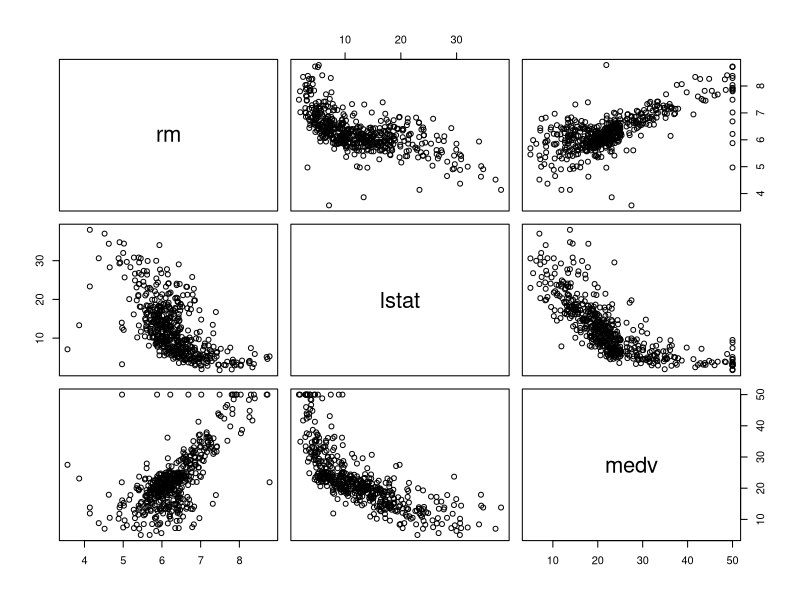
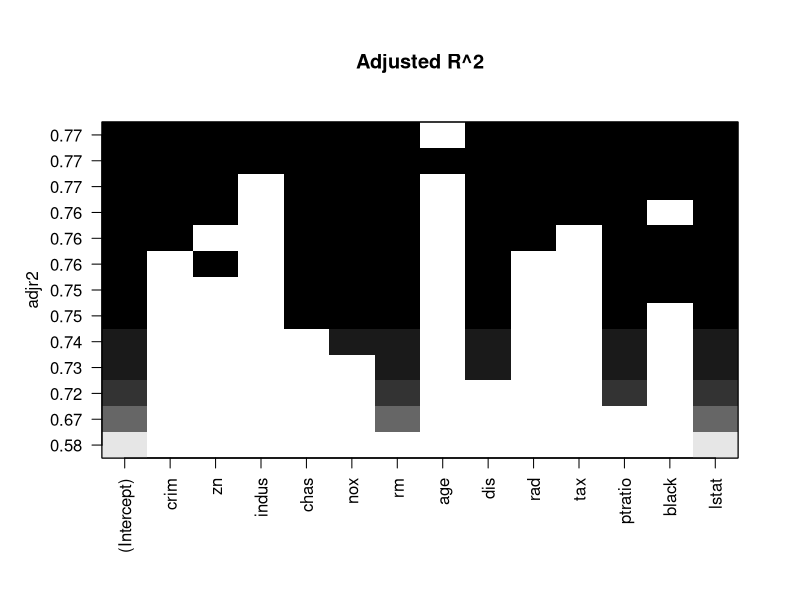
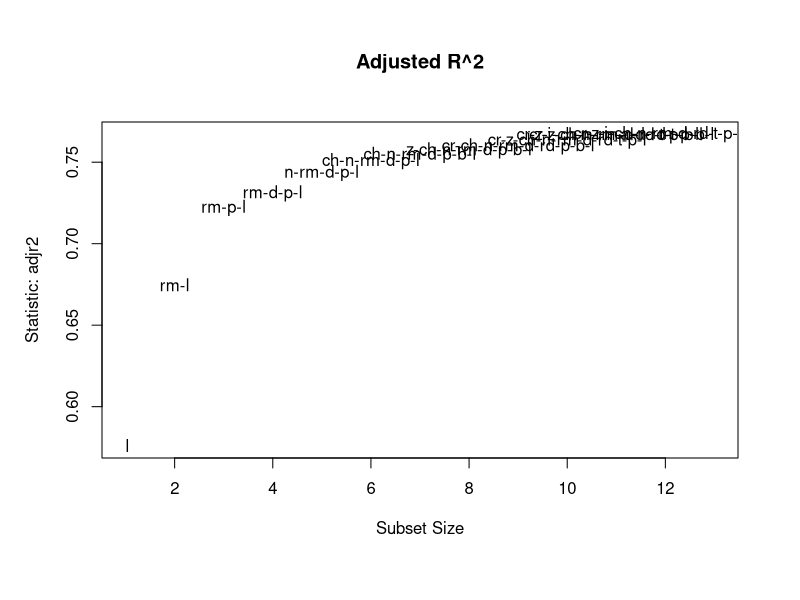

Here is the R script that generated these plots, in order: (Note: this script raises an error after producing the figures.)
### Load packages and data
library(tidyverse)
library(MASS)
library(caret)
library(corrplot)
library(leaps)
library(car)

data(Boston)

### Examine structure of Boston data set
str(Boston)

###---------------------------------------------------------------------------
###---------------------------------------------------------------------------
###------- Analytic Approach -------------------------------------------------
###---------------------------------------------------------------------------
###---------------------------------------------------------------------------


### Determine the two variables with the highest correlation to medv
corMat <- cor(Boston)
corPairs <- as.data.frame(as.table(corMat))

sorted <- 
  corPairs %>%
    dplyr::filter(Var1 %in% "medv") %>%
      dplyr::mutate(absFreq = abs(Freq)) %>%
        dplyr::arrange(absFreq)

pairs(Boston[names(Boston) %in% c("medv", "lstat", "rm")])

###---------------------------------------------------------------------------
###---------------------------------------------------------------------------
###------- Custom Functions --------------------------------------------------
###---------------------------------------------------------------------------
###---------------------------------------------------------------------------

performanceSummary <- function(lm_mod){
  rs <- summary(lm_mod)$r.squared
  ars <- summary(lm_mod)$adj.r.squared
  mse <- summary(lm_mod)$sigma
  
  res <- data.frame(r_squared = rs, adj_r_squared = ars, MSE = mse)
  
  res
}

###---------------------------------------------------------------------------
###---------------------------------------------------------------------------
###------- Results -----------------------------------------------------------
###---------------------------------------------------------------------------
###---------------------------------------------------------------------------

# create testing and validation data sets
train_index <- createDataPartition(Boston$medv, p = 0.75, list = FALSE)
trainset <- Boston[train_index, ]
testset <- Boston[-train_index, ]


##### perform best subsets analysis
regsubsets.out <-
  regsubsets(medv ~ .,
             data = trainset,
             nbest = 1,       # 1 best model for each number of predictors
             nvmax = NULL,    # NULL for no limit on number of variables
             force.in = NULL, force.out = NULL,
             method = "exhaustive")
regsubsets.out

summary.out <- summary(regsubsets.out)
as.data.frame(summary.out$outmat)
plot(regsubsets.out, scale = "adjr2", main = "Adjusted R^2")

## Adjusted R2
res.legend <-
  subsets(regsubsets.out, statistic="adjr2", legend = FALSE, min.size = 1, main = "Adjusted R^2")

summary.out$adjr2

# the best compromise of R^2 and complexity is the model with 7 variables
# crim, nox, rm, dis, ptratio, black, lstat
lm.best_subsets <- lm(medv ~ zn + chas + nox + rm + dis + ptratio + lstat, data = testset)
performanceSummary(lm_mod = lm.best_subsets)


##### LASSO variable selection
lasso_grid <- expand.grid(fraction = seq(.05, 1, length = 20))
lasso_model <- train(medv ~ .,
                    data = trainset,
                    method = "lasso",
                    preProcess = c("center", "scale"),
                    tuneGrid = lasso_grid,
                    trControl = trainControl(method= "cv", selectionFunction = "oneSE"))
lasso_model
lasso_model$finalModel$beta.pure[8, ]
lasso_pred <- predict(lasso_model, testset)
postResample(pred = lasso_pred,  obs = testset$medv)

# crim, rm, dis, tax, ptratio, black, lstat
lm.lasso <- lm(medv ~ crim + rm + dis + tax + ptratio + black + lstat, data = testset)
performanceSummary(lm.lasso)
postResample(pred = predict(lm.lasso, testset),  obs = testset$medv)

# fine tune lm.best_subsets
lm.best_subsets <- lm(medv ~ zn + chas + nox + rm + dis + ptratio + lstat, data = trainset)

## linearity considerations
boston_long <- 
  Boston[, c("medv", "zn", "chas", "nox", "rm", "dis", "ptratio", "lstat")] %>%
    tidyr::gather("var", "value", -1)

xyPlots <- boston_long %>%
            ggplot(aes(x = value, y = medv)) +
              geom_point() + 
                facet_wrap(~var, scales = "free")

# dis, lstat, nox all appear to have signs of non-linearity 
lm.best_subsets_poly <- lm(medv ~ zn + chas + poly(nox, 3) + rm + poly(dis, 3) + ptratio + poly(lstat, 3), data = trainset)
performanceSummary(lm.best_subsets_poly)

# lstat has a significant quadratic term
lm.best_subsets_poly <- lm(medv ~ zn + chas + nox + rm + dis + ptratio + poly(lstat, 2), data = trainset)
lm.best_subsets_poly_test <- lm(medv ~ zn + chas + nox + rm + dis + ptratio + poly(lstat, 2), data = testset)
performanceSummary(lm.best_subsets_poly_test)




## multicollinearity considerations
preds <- data.frame(zn = Boston$zn,
                    chas = Boston$chas,
                    nox = Boston$nox,
                    rm = Boston$rm,
                    dis = Boston$dis,
                    ptratio = Boston$ptratio,
                    lstat_poly1 = poly(Boston$lstat, 2)[, 1],
                    lstat_poly2 = poly(Boston$lstat, 2)[, 2])
                
corrplot::corrplot(cor(preds),
                   order = "hclust",
                   type = "lower")

# dis and nox have high correlation, as do rm and lstat_poly1
lm.best_subsets_poly_int1 <- lm(medv ~ zn + chas + nox + rm + dis + ptratio + poly(lstat, 2) + dis*nox, data = testset)
performanceSummary(lm.best_subsets_poly_int1)

lm.best_subsets_poly_int2 <- lm(medv ~ zn + chas + nox + rm + dis + ptratio + rm*poly(lstat, 2), data = trainset)
lm.best_subsets_poly_int2_test <- lm(medv ~ zn + chas + nox + rm + dis + ptratio + rm*poly(lstat, 2), data = testset)

performanceSummary(lm.best_subsets_poly_int2_test)


###---------------------------------------------------------------------------
###---------------------------------------------------------------------------
###------- Final Model -------------------------------------------------------
###---------------------------------------------------------------------------
###---------------------------------------------------------------------------

lm.final_model <- lm(medv ~ chas + nox + rm + dis + ptratio + poly(lstat, 2), data = Boston)

lm.final_model <- lm(sqrt(medv) ~ chas + nox + rm + log(dis) + ptratio + poly(lstat, 2), data = Boston)
performanceSummary(lm.final_model)


plot(lm.final_model$fitted.values, sqrt(Boston$medv), 
     xlab = "Fitted Values",
     ylab = "Square Root of Median House Price ($1000s)",
     main = "Final Model Fit")


plot(Boston$lstat, sqrt(Boston$medv),
     xlab = "lstat",
     ylab = "Square Root of Median House Price ($1000s)",
     main = "Potential Non-linearity of relationship between \n ltstat and median house value")




par(mfrow = c(2,2))
plot(lm.final_model)
dev.off()



summary(lm.final_model)

###---------------------------------------------------------------------------
###---------------------------------------------------------------------------
###------- Error Analysis ----------------------------------------------------
###---------------------------------------------------------------------------
###---------------------------------------------------------------------------

# Multicollinearity
corrplot::corrplot(cor(Boston[, -4]),
                   order = "hclust",
                   type = "lower")

vif(lm.best_subsets)

## linearity considerations
boston_long <- 
  Boston[, c("medv", "zn", "chas", "nox", "rm", "dis", "ptratio", "lstat")] %>%
  tidyr::gather("var", "value", -1)

xyPlots <- boston_long %>%
  ggplot(aes(x = value, y = medv)) +
  geom_point() + 
  facet_wrap(~var, scales = "free")

# dis, lstat, nox all appear to have signs of non-linearity 
lm.best_subsets_poly <- lm(medv ~ zn + chas + poly(nox, 3) + rm + poly(dis, 3) + ptratio + poly(lstat, 3), data = trainset)

#lstat has a significant quadratic term
lm.best_subsets_poly <- lm(medv ~ zn + chas + nox + rm + dis + ptratio + poly(lstat, 2), data = trainset)
postResample(pred = predict(lm.best_subsets_poly, testset),  obs = testset$medv)


## Transformations
medv <- data.frame(status = "non-transformed", var = "medv", value = Boston$medv)
medv_sqrt <- data.frame(status = "square root", var = "medv", value = sqrt(Boston$medv))
dis <- data.frame(status = "non-transformed", var = "dis", value = Boston$dis)
dis_log <- data.frame(status = "log", var = "dis", value = log(Boston$dis))


resp <- do.call(rbind, list(medv, medv_sqrt, dis, dis_log))

medv_plot <- 
  resp %>%
    ggplot(aes(x = value)) + 
      geom_histogram() + 
        facet_wrap(~var + status, scales = "free")

###---------------------------------------------------------------------------
###---------------------------------------------------------------------------
###------- Actionable Insights -----------------------------------------------
###---------------------------------------------------------------------------
###---------------------------------------------------------------------------

chas_plot <- 
  Boston %>%
    dplyr::arrange(medv) %>%
      dplyr::mutate(index = 1:nrow(Boston), chas = as.character(chas)) %>%
        ggplot(aes(x = index, y = medv)) + 
          geom_point(aes(color = chas)) +
            xlab("") + 
              ylab("Median House Value") + 
                theme(axis.title.x=element_blank(),
                      axis.text.x=element_blank(),
                      axis.ticks.x=element_blank())


rooms_plot <- 
  Boston %>%
  dplyr::arrange(medv) %>%
  dplyr::mutate(index = 1:nrow(Boston)) %>%
  ggplot(aes(x = index, y = medv)) + 
  geom_point(aes(color = rm)) +
  xlab("") + 
  ylab("Median House Value") + 
  theme(axis.title.x=element_blank(),
        axis.text.x=element_blank(),
        axis.ticks.x=element_blank())


###---------------------------------------------------------------------------
###---------------------------------------------------------------------------
###------- Supplemental Information ------------------------------------------
###---------------------------------------------------------------------------
###---------------------------------------------------------------------------

broom::tidy(lm.final_model)
